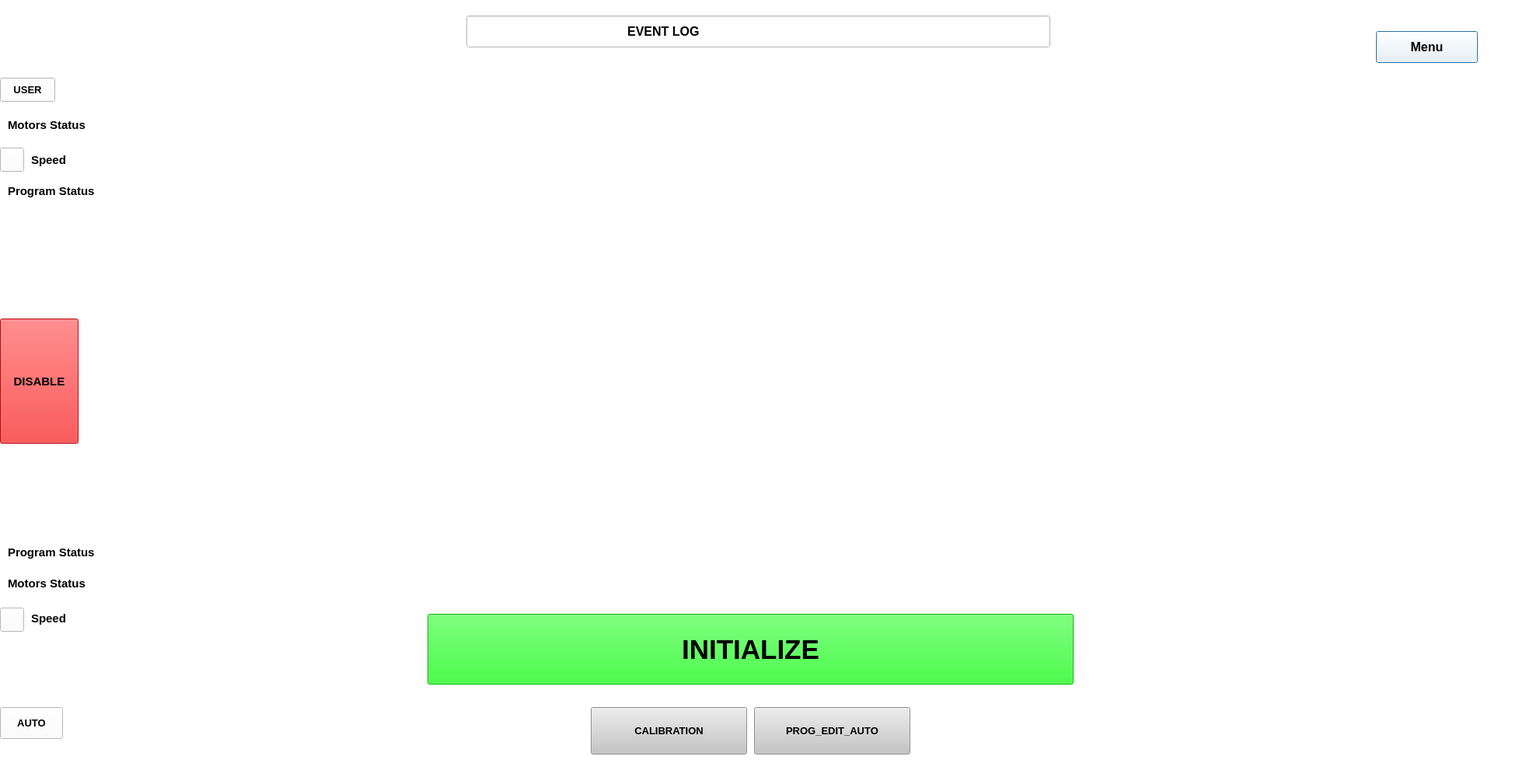
<?xml version="1.0" encoding="UTF-8"?>
<ui version="4.0">
 <class>Dialog</class>
 <widget class="QDialog" name="Dialog">
  <property name="geometry">
   <rect>
    <x>0</x>
    <y>0</y>
    <width>1981</width>
    <height>1000</height>
   </rect>
  </property>
  <property name="windowTitle">
   <string>Dialog</string>
  </property>
  <property name="styleSheet">
   <string notr="true">background-color: rgb(255, 255, 255);</string>
  </property>
  <widget class="QLineEdit" name="lineEdit">
   <property name="geometry">
    <rect>
     <x>600</x>
     <y>20</y>
     <width>751</width>
     <height>41</height>
    </rect>
   </property>
   <property name="font">
    <font>
     <pointsize>12</pointsize>
     <weight>75</weight>
     <bold>true</bold>
    </font>
   </property>
   <property name="text">
    <string>                                              EVENT LOG</string>
   </property>
  </widget>
  <widget class="QLabel" name="label_4">
   <property name="geometry">
    <rect>
     <x>610</x>
     <y>30</y>
     <width>21</width>
     <height>21</height>
    </rect>
   </property>
   <property name="text">
    <string/>
   </property>
   <property name="pixmap">
    <pixmap>../images_home/info.png</pixmap>
   </property>
   <property name="scaledContents">
    <bool>true</bool>
   </property>
  </widget>
  <widget class="QLabel" name="label_6">
   <property name="geometry">
    <rect>
     <x>1540</x>
     <y>700</y>
     <width>311</width>
     <height>251</height>
    </rect>
   </property>
   <property name="text">
    <string/>
   </property>
   <property name="pixmap">
    <pixmap>../images_home/1.png</pixmap>
   </property>
   <property name="scaledContents">
    <bool>true</bool>
   </property>
  </widget>
  <widget class="QLabel" name="label_7">
   <property name="geometry">
    <rect>
     <x>10</x>
     <y>840</y>
     <width>51</width>
     <height>61</height>
    </rect>
   </property>
   <property name="text">
    <string/>
   </property>
   <property name="pixmap">
    <pixmap>../images_home/a-removebg-preview.png</pixmap>
   </property>
   <property name="scaledContents">
    <bool>true</bool>
   </property>
  </widget>
  <widget class="QLabel" name="label_9">
   <property name="geometry">
    <rect>
     <x>10</x>
     <y>10</y>
     <width>51</width>
     <height>61</height>
    </rect>
   </property>
   <property name="text">
    <string/>
   </property>
   <property name="pixmap">
    <pixmap>../images_home/U.png</pixmap>
   </property>
   <property name="scaledContents">
    <bool>true</bool>
   </property>
  </widget>
  <widget class="QPushButton" name="homeautomenu1">
   <property name="geometry">
    <rect>
     <x>1770</x>
     <y>40</y>
     <width>131</width>
     <height>41</height>
    </rect>
   </property>
   <property name="font">
    <font>
     <pointsize>12</pointsize>
     <weight>75</weight>
     <bold>true</bold>
    </font>
   </property>
   <property name="text">
    <string>Menu</string>
   </property>
   <property name="icon">
    <iconset>
     <normaloff>:/symbol/menu.png</normaloff>:/symbol/menu.png</iconset>
   </property>
  </widget>
  <widget class="QLabel" name="label_15">
   <property name="geometry">
    <rect>
     <x>550</x>
     <y>110</y>
     <width>831</width>
     <height>671</height>
    </rect>
   </property>
   <property name="text">
    <string/>
   </property>
   <property name="pixmap">
    <pixmap>../images_home/logo.png</pixmap>
   </property>
   <property name="scaledContents">
    <bool>true</bool>
   </property>
  </widget>
  <widget class="QLabel" name="label_46">
   <property name="geometry">
    <rect>
     <x>10</x>
     <y>230</y>
     <width>281</width>
     <height>31</height>
    </rect>
   </property>
   <property name="font">
    <font>
     <pointsize>11</pointsize>
     <weight>75</weight>
     <bold>true</bold>
    </font>
   </property>
   <property name="text">
    <string>Program Status</string>
   </property>
  </widget>
  <widget class="QLabel" name="label_44">
   <property name="geometry">
    <rect>
     <x>10</x>
     <y>140</y>
     <width>301</width>
     <height>41</height>
    </rect>
   </property>
   <property name="font">
    <font>
     <pointsize>11</pointsize>
     <weight>75</weight>
     <bold>true</bold>
    </font>
   </property>
   <property name="text">
    <string>Motors Status</string>
   </property>
  </widget>
  <widget class="QLabel" name="label_45">
   <property name="geometry">
    <rect>
     <x>40</x>
     <y>190</y>
     <width>111</width>
     <height>31</height>
    </rect>
   </property>
   <property name="font">
    <font>
     <pointsize>11</pointsize>
     <weight>75</weight>
     <bold>true</bold>
    </font>
   </property>
   <property name="text">
    <string>Speed</string>
   </property>
  </widget>
  <widget class="QPushButton" name="pushButton_5">
   <property name="geometry">
    <rect>
     <x>0</x>
     <y>190</y>
     <width>31</width>
     <height>31</height>
    </rect>
   </property>
   <property name="font">
    <font>
     <weight>75</weight>
     <bold>true</bold>
    </font>
   </property>
   <property name="text">
    <string/>
   </property>
   <property name="icon">
    <iconset>
     <normaloff>../images_home/speed_img.png</normaloff>../images_home/speed_img.png</iconset>
   </property>
  </widget>
  <widget class="QPushButton" name="calibtn5">
   <property name="geometry">
    <rect>
     <x>760</x>
     <y>910</y>
     <width>201</width>
     <height>61</height>
    </rect>
   </property>
   <property name="font">
    <font>
     <pointsize>10</pointsize>
     <weight>75</weight>
     <bold>true</bold>
    </font>
   </property>
   <property name="styleSheet">
    <string notr="true">background-color: rgb(255, 169, 21);
background-color: rgb(197, 197, 197);
</string>
   </property>
   <property name="text">
    <string>CALIBRATION</string>
   </property>
  </widget>
  <widget class="QPushButton" name="increment_8">
   <property name="geometry">
    <rect>
     <x>550</x>
     <y>790</y>
     <width>831</width>
     <height>91</height>
    </rect>
   </property>
   <property name="font">
    <font>
     <pointsize>26</pointsize>
     <weight>75</weight>
     <bold>true</bold>
    </font>
   </property>
   <property name="styleSheet">
    <string notr="true">background-color: rgb(0, 255, 0);
</string>
   </property>
   <property name="text">
    <string>INITIALIZE</string>
   </property>
  </widget>
  <widget class="QPushButton" name="prgautobtn">
   <property name="geometry">
    <rect>
     <x>970</x>
     <y>910</y>
     <width>201</width>
     <height>61</height>
    </rect>
   </property>
   <property name="font">
    <font>
     <pointsize>10</pointsize>
     <weight>75</weight>
     <bold>true</bold>
    </font>
   </property>
   <property name="styleSheet">
    <string notr="true">background-color: rgb(255, 169, 21);
background-color: rgb(197, 197, 197);
</string>
   </property>
   <property name="text">
    <string>PROG_EDIT_AUTO</string>
   </property>
  </widget>
  <widget class="QLabel" name="label_50">
   <property name="geometry">
    <rect>
     <x>10</x>
     <y>730</y>
     <width>241</width>
     <height>41</height>
    </rect>
   </property>
   <property name="font">
    <font>
     <pointsize>11</pointsize>
     <weight>75</weight>
     <bold>true</bold>
    </font>
   </property>
   <property name="text">
    <string>Motors Status</string>
   </property>
  </widget>
  <widget class="QLabel" name="label_51">
   <property name="geometry">
    <rect>
     <x>10</x>
     <y>695</y>
     <width>311</width>
     <height>31</height>
    </rect>
   </property>
   <property name="font">
    <font>
     <pointsize>11</pointsize>
     <weight>75</weight>
     <bold>true</bold>
    </font>
   </property>
   <property name="text">
    <string>Program Status</string>
   </property>
  </widget>
  <widget class="QLabel" name="label_52">
   <property name="geometry">
    <rect>
     <x>40</x>
     <y>780</y>
     <width>111</width>
     <height>31</height>
    </rect>
   </property>
   <property name="font">
    <font>
     <pointsize>11</pointsize>
     <weight>75</weight>
     <bold>true</bold>
    </font>
   </property>
   <property name="text">
    <string>Speed</string>
   </property>
  </widget>
  <widget class="QPushButton" name="pushButton_7">
   <property name="geometry">
    <rect>
     <x>0</x>
     <y>782</y>
     <width>31</width>
     <height>31</height>
    </rect>
   </property>
   <property name="font">
    <font>
     <weight>75</weight>
     <bold>true</bold>
    </font>
   </property>
   <property name="text">
    <string/>
   </property>
   <property name="icon">
    <iconset>
     <normaloff>../images_home/speed_img.png</normaloff>../images_home/speed_img.png</iconset>
   </property>
  </widget>
  <widget class="QPushButton" name="disablebtn4">
   <property name="geometry">
    <rect>
     <x>0</x>
     <y>410</y>
     <width>101</width>
     <height>161</height>
    </rect>
   </property>
   <property name="font">
    <font>
     <pointsize>11</pointsize>
     <weight>75</weight>
     <bold>true</bold>
    </font>
   </property>
   <property name="styleSheet">
    <string notr="true">background-color: rgb(255, 2, 2);</string>
   </property>
   <property name="text">
    <string>DISABLE</string>
   </property>
  </widget>
  <widget class="QPushButton" name="autobtn">
   <property name="geometry">
    <rect>
     <x>0</x>
     <y>910</y>
     <width>81</width>
     <height>41</height>
    </rect>
   </property>
   <property name="font">
    <font>
     <pointsize>10</pointsize>
     <weight>75</weight>
     <bold>true</bold>
    </font>
   </property>
   <property name="text">
    <string>AUTO</string>
   </property>
  </widget>
  <widget class="QPushButton" name="userbtn">
   <property name="geometry">
    <rect>
     <x>0</x>
     <y>100</y>
     <width>71</width>
     <height>31</height>
    </rect>
   </property>
   <property name="font">
    <font>
     <pointsize>10</pointsize>
     <weight>75</weight>
     <bold>true</bold>
    </font>
   </property>
   <property name="styleSheet">
    <string notr="true"/>
   </property>
   <property name="text">
    <string>USER</string>
   </property>
  </widget>
 </widget>
 <resources>
  <include location="../images_home/symbols.qrc"/>
 </resources>
 <connections/>
</ui>
